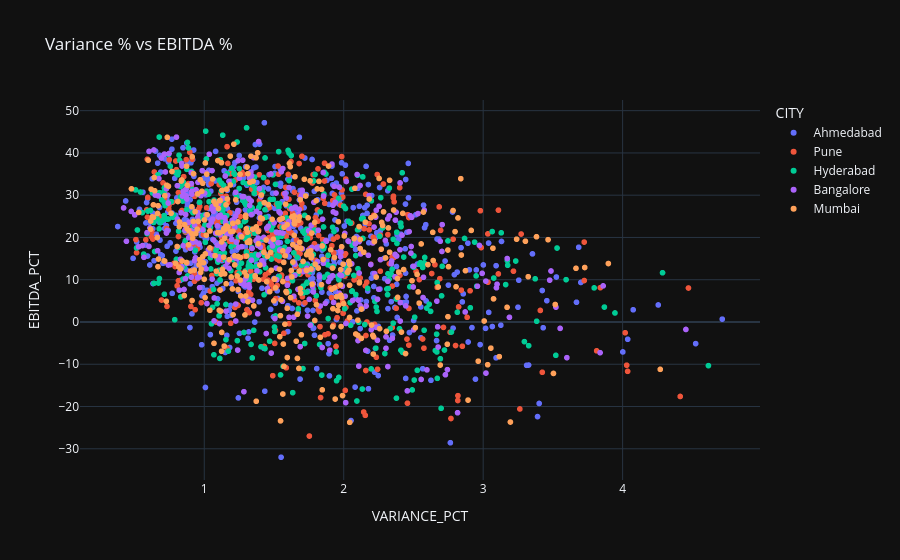

This figure's notebook cell:
### Code cell
#Does food wastage reduce profitability?
fig = px.scatter(
    df,
    x="VARIANCE_PCT",
    y="EBITDA_PCT",
    color="CITY",
    hover_data=["STORE"],
    title="Variance % vs EBITDA %"
)

fig.show()

### Figure 1 — Plotly figure (JSON) as saved in the notebook; plotly's stock layout.template omitted (floating-point values rounded to 4 significant figures; data arrays with more than 128 entries replaced by an {"elided": "..."} marker saying what was removed)
{"data": [{"customdata": {"elided": "522x1 str values"}, "hovertemplate": "CITY=Ahmedabad<br>VARIANCE_PCT=%{x}<br>EBITDA_PCT=%{y}<br>STORE=%{customdata[0]}<extra></extra>", "legendgroup": "Ahmedabad", "marker": {"color": "#636efa", "symbol": "circle"}, "mode": "markers", "name": "Ahmedabad", "showlegend": true, "x": {"elided": "522 float values"}, "xaxis": "x", "y": {"elided": "522 float values"}, "yaxis": "y", "type": "scattergl"}, {"customdata": {"elided": "366x1 str values"}, "hovertemplate": "CITY=Pune<br>VARIANCE_PCT=%{x}<br>EBITDA_PCT=%{y}<br>STORE=%{customdata[0]}<extra></extra>", "legendgroup": "Pune", "marker": {"color": "#EF553B", "symbol": "circle"}, "mode": "markers", "name": "Pune", "showlegend": true, "x": {"elided": "366 float values"}, "xaxis": "x", "y": {"elided": "366 float values"}, "yaxis": "y", "type": "scattergl"}, {"customdata": {"elided": "432x1 str values"}, "hovertemplate": "CITY=Hyderabad<br>VARIANCE_PCT=%{x}<br>EBITDA_PCT=%{y}<br>STORE=%{customdata[0]}<extra></extra>", "legendgroup": "Hyderabad", "marker": {"color": "#00cc96", "symbol": "circle"}, "mode": "markers", "name": "Hyderabad", "showlegend": true, "x": {"elided": "432 float values"}, "xaxis": "x", "y": {"elided": "432 float values"}, "yaxis": "y", "type": "scattergl"}, {"customdata": {"elided": "402x1 str values"}, "hovertemplate": "CITY=Bangalore<br>VARIANCE_PCT=%{x}<br>EBITDA_PCT=%{y}<br>STORE=%{customdata[0]}<extra></extra>", "legendgroup": "Bangalore", "marker": {"color": "#ab63fa", "symbol": "circle"}, "mode": "markers", "name": "Bangalore", "showlegend": true, "x": {"elided": "402 float values"}, "xaxis": "x", "y": {"elided": "402 float values"}, "yaxis": "y", "type": "scattergl"}, {"customdata": {"elided": "378x1 str values"}, "hovertemplate": "CITY=Mumbai<br>VARIANCE_PCT=%{x}<br>EBITDA_PCT=%{y}<br>STORE=%{customdata[0]}<extra></extra>", "legendgroup": "Mumbai", "marker": {"color": "#FFA15A", "symbol": "circle"}, "mode": "markers", "name": "Mumbai", "showlegend": true, "x": {"elided": "378 float values"}, "xaxis": "x", "y": {"elided": "378 float values"}, "yaxis": "y", "type": "scattergl"}], "layout": {"xaxis": {"anchor": "y", "domain": [0.0, 1.0], "title": {"text": "VARIANCE_PCT"}}, "yaxis": {"anchor": "x", "domain": [0.0, 1.0], "title": {"text": "EBITDA_PCT"}}, "legend": {"title": {"text": "CITY"}, "tracegroupgap": 0}, "title": {"text": "Variance % vs EBITDA %"}}}
